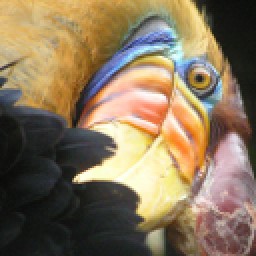
#> input picture K-means clustering and PCA/Data/bird_small.png, 128 x 128 px (shown 2 times larger)
$ jupyter execute --allow-errors 'K-means Clustering and PCA.ipynb'   (shell and % lines are left out)
#> lines starting #> are read from the running program, lines starting #| are printed output that depends on the picture
# K-means Clustering

[cell 1]
import scipy.io
import numpy as np
import pandas as pd
import seaborn as sns
import matplotlib.pyplot as plt

### Implementing K-means
### Finding closest centroids

[cell 2]
def find_closest_centroid(X, centroids):
    idx = np.zeros((X.shape[0],1))
    for i in range(X.shape[0]):
        idx[i] = np.argmin(np.sqrt(np.sum((X[i,:]-centroids)**2, axis = 1)))+1 #this gives the indice of the minimum of the centroids
    return idx #which decide which centroid our data point belongs to

#> (a cell that did not finish here is left out)

[cell 4]
K = 3
initial_centroids = np.array([[3,3],[6,2],[8,5]]) #initializing random centroid for testing
#> (the rest of this cell did not finish here and is left out)

### Computing centroid means

[cell 5]
def compute_centroids(X, idx, K):
    centroids = np.zeros((K, X.shape[1]))
    for i in range(K):
        centroids[i,:] = np.mean(X[(idx==i+1).T[0], :], axis=0) #this does the mean for the data point for each centroid
    return centroids

#> (a cell that did not finish here is left out)

### K-means on example dataset

[cell 7]
def plot_kmeans(X, centroids, previous, idx, K, axes):
    for i, ax in enumerate(axes):
        sns.scatterplot(x=X[:,0], y=X[:,1], hue=idx.ravel(), legend=False, palette=['r', 'g', 'b'], ax=ax) #this is to plot the data points
        if i==0:
            sns.scatterplot(x=centroids[:,0], y=centroids[:,1], marker='X', color='k', legend=False, s=100, ax=ax)
        else:
            sns.scatterplot(x=centroids[:,0], y=centroids[:,1], marker='X', color='k', legend=False, s=100, ax=ax) #this is to plot the path of the centroids
        for i in range(centroids.shape[0]):
            ax.plot([centroids[i,0], previous[i,0]], [centroids[i,1], previous[i,1]], '--k');

[cell 8]
def kmeans(X, initial_centroids, max_iters, plot_progress):
    if plot_progress:
        ncols = 3
        nrows = int(max_iters/ncols)
        if max_iters % ncols > 0:
            nrows = nrows + 1
        fig, axes = plt.subplots(nrows=nrows,ncols=ncols,figsize=(20,nrows*8))
        ax_tuple = list(np.ndindex(nrows,ncols))
        for ax in ax_tuple[max_iters:]:
            axes[ax].set_axis_off()
        ax_tuple = ax_tuple[:max_iters]

    K = initial_centroids.shape[0]
    centroids = initial_centroids
    previous_centroids = centroids

    for i in range(max_iters):
        idx = find_closest_centroid(X, centroids)

        if plot_progress:
            plot_axes = [axes[axi] for axi in ax_tuple[i:]]
            axes[ax_tuple[i]].set_title('K-Means iteration {0}/{1}'.format(i+1, max_iters))
            plot_kmeans(X, centroids, previous_centroids, idx, K, plot_axes)
            previous_centroids = centroids
            previous_ax = plt.gca()
        else:
            print('K-Means iteration {0}/{1}'.format(i+1, max_iters))
        centroids = compute_centroids(X, idx, K)

    if plot_progress:
        plt.show()
    return centroids, idx

[cell 9]
K = 3
max_iters = 10
initial_centroids = np.array([[3,3],[6,2],[8,5]])
#> (the rest of this cell did not finish here and is left out)

## Random Initialization

[cell 10]
def init_random_centroids(X, K):
    centroids = X[(np.random.choice(X.shape[0], K)), :]
    return centroids

 ## Image compression with K-means

#### Load image

[cell 11]
import cv2
img = cv2.imread('Data/bird_small.png')  #this is to load image
#> img is the input picture: shape (128, 128, 3); mean B, G, R 91.3, 117.4, 135.4
plt.axis('off'); #turns off the axis details
plt.imshow(img[:,:,::-1]);

[cell 12]
A = img[:,:,::-1]
A = np.divide(img, 255) #get all values in range 0-1

[cell 13]
A.shape
#> Out = (128, 128, 3)

[cell 14]
A = A.reshape((A.shape[0]*A.shape[1], 3))

[cell 15]
A.shape
#> Out = (16384, 3)

### run K-means

[cell 16]
K = 16
max_iters = 10
initial_centroids = init_random_centroids(A, K)
#> in init_random_centroids, `centroids = X[(np.random.choice(X.shape[0], K)), :]`: centroids = 16 rows, first 8: [0.204, 0.482, 0.682], [0.796, 0.992, 0.984], [0.824, 0.788, 0.839], [0.875, 0.6, 0.525], [0.216, 0.259, 0.286], [0.0745, 0.106, 0.098], [0.208, 0.224, 0.212], [0.388, 0.408, 0.565]
#> initial_centroids has the same summary as centroids in init_random_centroids
centroids, idx = kmeans(A, initial_centroids, max_iters,False)
#> in kmeans, `previous_centroids = centroids`: previous_centroids has the same summary as centroids in init_random_centroids
#> centroids = 16 rows, first 8: [0.254, 0.548, 0.766], [0.813, 0.943, 0.975], [0.747, 0.742, 0.784], [0.754, 0.564, 0.466], [0.386, 0.356, 0.373], [0.115, 0.125, 0.115], [0.233, 0.269, 0.331], [0.409, 0.465, 0.557]; idx = 16384 values, max 16 at index 96, min 1 at index 48, mean 8.72

### Apply K-means to compress an image

[cell 17]
idx = find_closest_centroid(A, centroids)
#> idx = 16384 values, max 16 at index 96, min 1 at index 48, mean 8.75
idx = idx.astype(int)

[cell 18]
idx.shape
#> Out = (16384, 1)

[cell 19]
X_recovered = np.zeros((idx.shape[0], 3))
for i in range(idx.shape[0]):
    X_recovered[i,:] = centroids[idx[i]-1,:]

[cell 20]
X_recovered = X_recovered.reshape((img.shape[0], img.shape[1], 3))
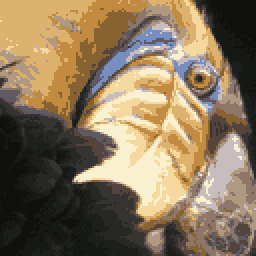
#> X_recovered: shape (128, 128, 3) float64 (shown 2 times larger); mean B, G, R 0.357, 0.458, 0.528

[cell 21]
plt.subplot(1,2,1)
plt.axis('off');
plt.title('Original')
plt.imshow(img[:,:,::-1]);

plt.subplot(1,2,2)
plt.axis('off');
plt.title('Compressed with 16 colors')
plt.imshow(X_recovered[:,:,::-1]);
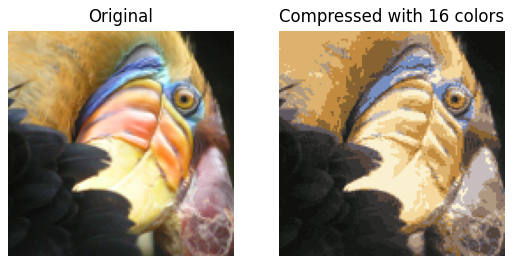
#> figure drawn by matplotlib, 2 panels

[cell 22]
K_vals = [2, 8, 16, 24, 36]
max_iters = 10

imgs_compressed = []
for ik,K in enumerate(K_vals):
    print('\nRunning K-Means with K={}'.format(K))
    #run kmeans
    initial_centroids = init_random_centroids(A, K)
    centroids, idx = kmeans(A, initial_centroids, max_iters, False)
    #image compression
    idx = find_closest_centroid(A, centroids)
    idx = idx.astype(int)
    #recover image
    X_recovered = np.zeros((idx.shape[0], 3))
    for i in range(idx.shape[0]):
        X_recovered[i,:] = centroids[idx[i]-1,:]
    X_recovered = X_recovered.reshape((img.shape[0], img.shape[1], 3))
    imgs_compressed.append(X_recovered)
#> this loop made 5 passes
#> centroids on pass 1: [[0.518, 0.682, 0.794], [0.162, 0.188, 0.208]]
#> X_recovered: shape (128, 128, 3) float64; every value is NaN or infinite
#> after the loop, imgs_compressed = 5 items

[cell 23]
fig = plt.figure(figsize=(10,6))
rows = 2
cols = 3
ax1 = fig.add_subplot(rows, cols, 1)
ax1.imshow(img[:,:,::-1])
ax1.set_axis_off()
ax1.set_title('Original')
for i in range(len(imgs_compressed)):
    ax1 = fig.add_subplot(rows, cols, i+2)
    ax1.imshow(imgs_compressed[i][:,:,::-1])
    ax1.set_axis_off()
    ax1.set_title('Compressed with {} colors'.format(K_vals[i]))
#> this loop made 5 passes
plt.subplots_adjust(wspace=.1, hspace=.1, left=0, right=1, bottom=0, top=1)
plt.show()
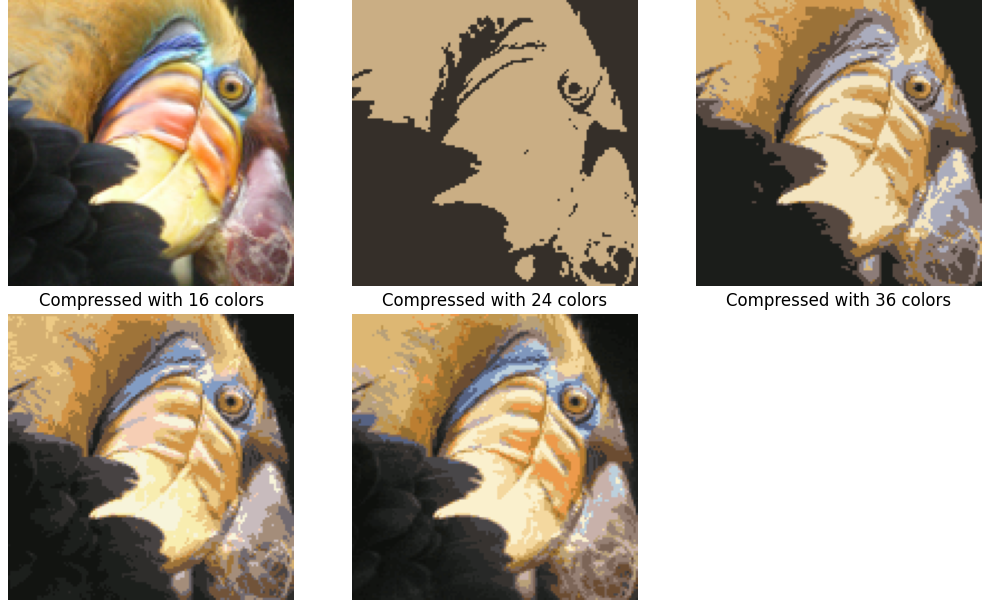
#> figure drawn by matplotlib, 6 panels
